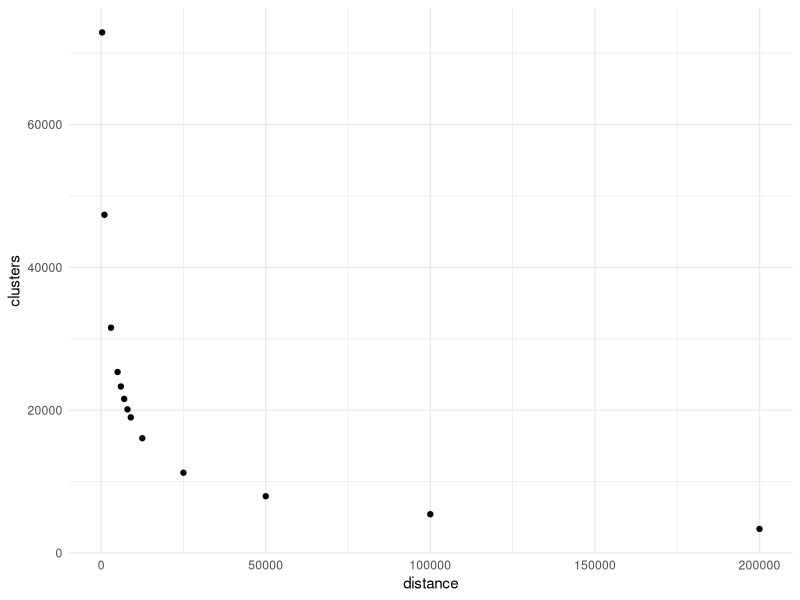

Write the R code that produced this figure.
### graph to plot the number of clusters computed based on the cut off distance 
## numbers were generated using bedtools cluster 

library(ggplot2)

distance <- c(300, 1000, 3000, 5000, 6000, 
              7000, 8000, 9000, 12500, 25000, 50000, 100000, 200000)
clusters <- c(72915, 47369, 31550, 25342, 23315,
              21578, 20110, 18985, 16070, 11232, 7940, 5417, 3362)

df <- data.frame(distance, clusters)

ggplot(df, aes(x=distance, y=clusters)) + 
  geom_point() + theme_minimal()


## taking distance = 100,000 and cluster = 5,417


